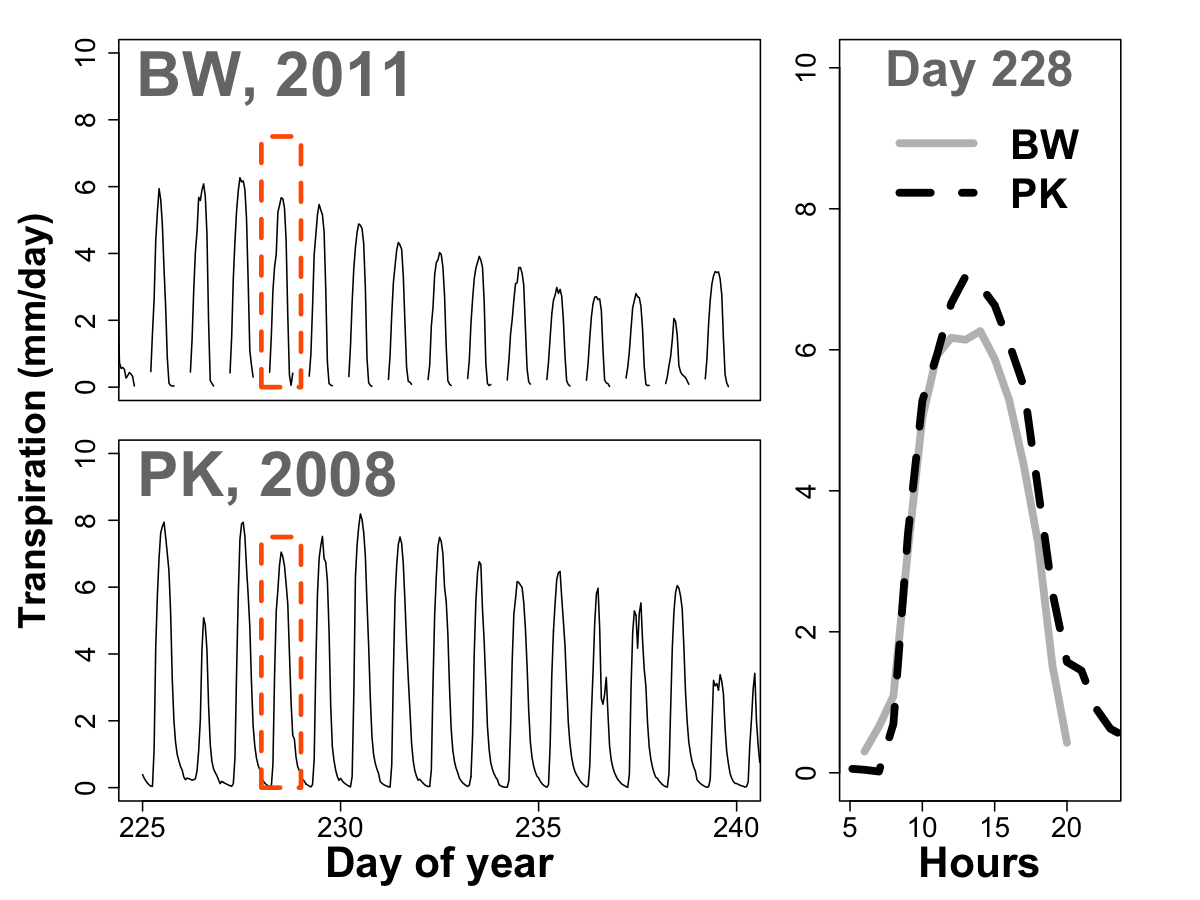

This chart was generated by the following R code:
source('~/Projects/procVisData/dataViz.R')
library(data.table)

png('figures/transFluxFig.FluxDiurnal.png', res=150, width = 8, height = 6, units = 'in')
layout(matrix(c(1,1,2,2, 1,1,2,2, 3,3,3,3), 4,3))
par(mar=c(1,1,1,3), oma=c(4,5,1,1))
# par(mfcol=c(2,2))
transData.Orig$bwField[Year==2011&DOY%in%(225:240), 
                       plot(DOY+-(Hour-1)/24, TR, type = 'l',cex.axis=1.7,
                            ylim = c(0,10), xlim=c(225,240),
                            col=1, xlab='', ylab = '', xaxt='n')]
# mtext('Transpiration (mm/day)', side = 2, font=2, line = 3, cex=1.2)
mtext(text = 'BW, 2011', font = 2, cex=2.5, adj = .05, col='#777777', line = -3)
polygon(c(228,229,229,228), c(0,0,7.5,7.5), border = '#ff5e00', lwd=3, lty=2)

transData.Orig$pkField[YEAR==2008&DOY%in%(225:245), 
                       plot(DOY+(HR-1)/24, TR, type = 'l',cex.axis=1.7,
                            ylim = c(0,10), xlim=c(225,240),
                            col=1, xlab='', ylab = '')]
# mtext('Transpiration (mm/day)', side = 2, font=2, line = 3, cex=1.2)
mtext('Day of year', side = 1, font=2, line = 3, cex=1.7)
mtext(text = 'PK, 2008', font = 2, cex=2.5, adj = .05, col='#777777', line = -3)
polygon(c(228,229,229,228), c(0,0,7.5,7.5), border = '#ff5e00', lwd=3, lty=2)

transData.Orig$bwField[Year==2011&DOY%in%(228), 
                       plot(Hour, TR, type = 'l',lwd=5,
                            ylim = c(0,10), xlim=c(5,23),cex.axis=1.7,
                            col='grey', xlab='', ylab = '', xaxt='s', yaxt='s')]
# mtext(text = 'August 15th', font = 2, cex=2, adj = .05, col='#777777', line = -2.5)
transData.Orig$pkField[YEAR==2008&DOY%in%(228), 
                       lines(HR, TR, type = 'l', lwd=5, lty=2,
                            ylim = c(0,10), xlim=c(5,23), 
                            col='black', xlab='', ylab = '', yaxt='n')]

mtext('Transpiration (mm/day)', side = 2, font=2, line = 2.5, cex=1.5, outer =T)
mtext('Hours', side = 1, font=2, line = 3, cex=1.7)
mtext(text = 'Day 228', font = 2, cex=2, adj = .5, col='#777777', line = -2.5)
legend(y=9, x=14,legend = c('BW','PK'), lty=c(1,2), lwd=5, col=c('grey','black'), 
       bty='n', cex=2.5, xjust = .5, yjust = .7, text.font = 2)
dev.off()
